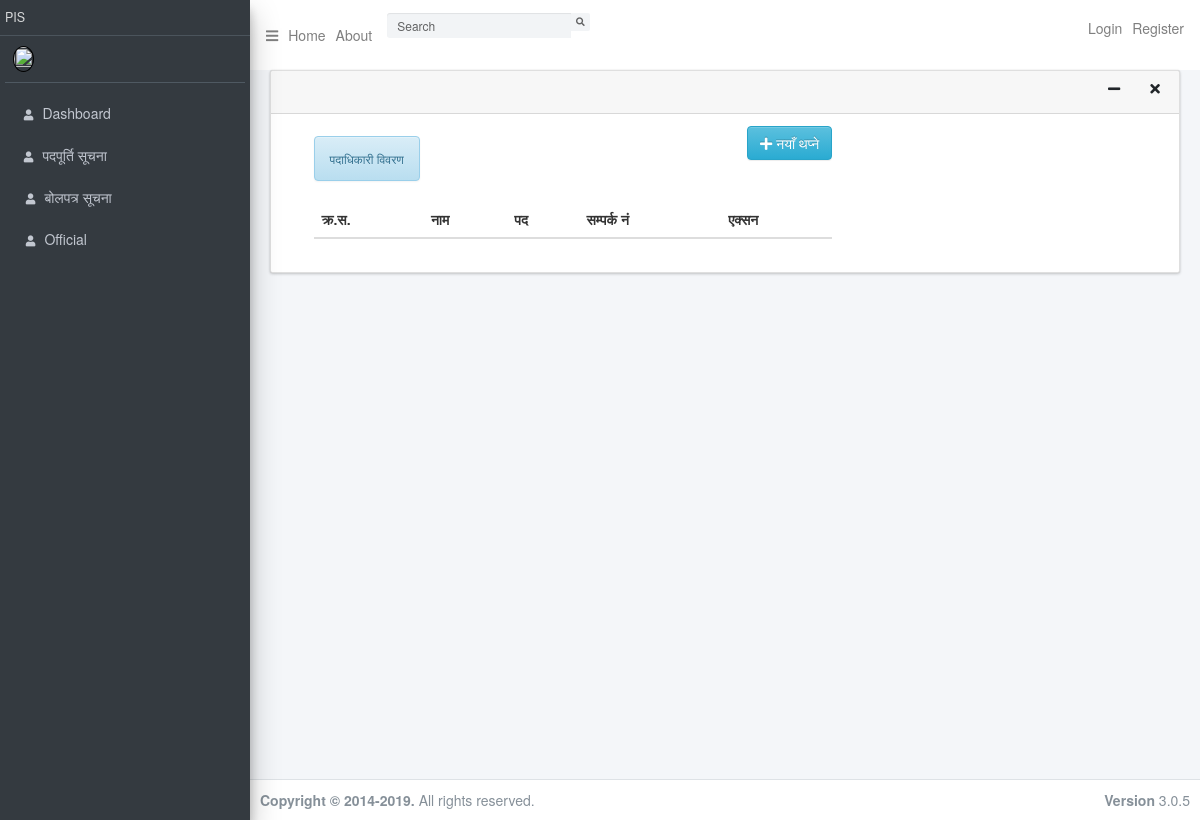
Page /official/list/ on the earlier database version.
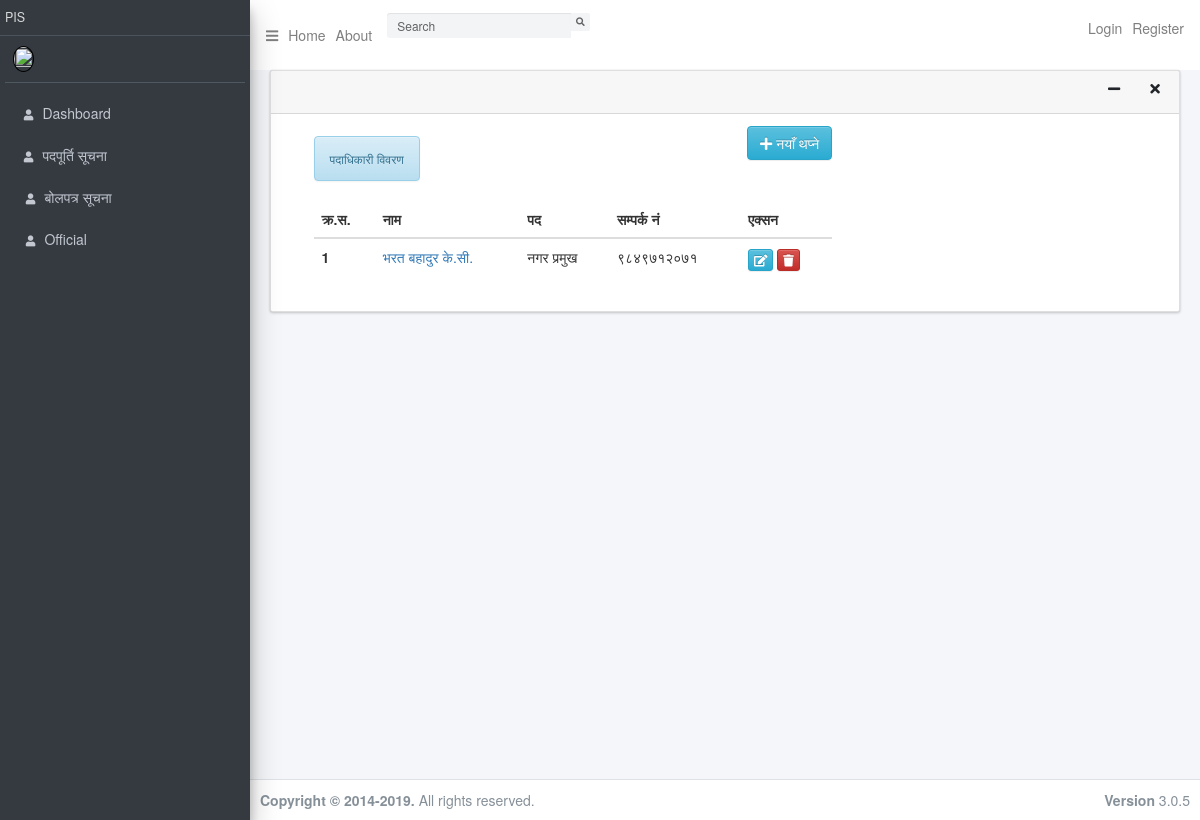
Same page on the later database version.
### screendisplay/models.py (models this page shows, shortened)
class Official(models.Model):
    official_name = models.CharField(max_length=150, verbose_name="नाम थर")
    official_designation = models.CharField(max_length=50, verbose_name="पद")
    official_phoneno = models.CharField(max_length=10, verbose_name="फोन नं")
    official_roomno = models.CharField(max_length=3, verbose_name="कोठा नं.")
    official_published_status = models.BooleanField(default=1, verbose_name="स्थिति")
    official_image = models.ImageField(upload_to='official_uploaded_image', verbose_name="फोटो")
    date_posted = models.DateTimeField(default=timezone.now)
    created_by = models.ForeignKey(User, on_delete=models.CASCADE)

### screendisplay/views.py (the view)
# urls.py: path('official/list/', OfficialListView.as_view(), name='official-list'),
class OfficialListView(ListView):
	model = Official
	template_name = 'screendisplay/official_list.html'
	context_object_name = 'official_list'

### screendisplay/templates/screendisplay/official_list.html
{% extends "screendisplay/basebackend.html" %}
{% load crispy_forms_tags %}
{% block content %}
<div class="col-md-8">
    <div class="d-flex justify-content-between">
        <div><h6 class="text-center alert alert-info">पदाधिकारी विवरण</h6></div>
        <div>
            <a href="{% url 'official-create' %}" class="btn btn-info btn-bg">
                <i class="fas fa-plus"></i> नयाँ थप्ने
            </a>
        </div>
    </div>
    <table class="table table-hover">
        <thead>
        <tr>
            <th scope="col">क्र.स.</th>
            <th scope="col">नाम</th>
            <th scope="col">पद</th>
            <th scope="col">सम्पर्क नं</th>
            <th scope="col">एक्सन</th>
        </tr>
        </thead>
        <tbody>
        {% for official in official_list %}
        <tr>
            <th scope="row">{{ forloop.counter }}</th>
            <td><a href="{% url 'official-detail' official.id %}">{{ official.official_name }}</a></td>
            <td>{{ official.official_designation }}</td>
            <td>{{ official.official_phoneno }}</td>
            <td>
                <a href="{% url 'official-update' official.id %}" class="btn btn-info btn-xs">
                    <i class="fas fa-edit"></i>
                </a>
                <a href="{% url 'official-delete' official.id %}" class="btn btn-danger btn-xs">
                    <i class="fas fa-trash"></i>
                </a>
            </td>
        </tr>
        {% endfor %}
        </tbody>
    </table>
{% endblock content %}

Differences in the rows shown:
added Official: official_name "भरत बहादुर के.सी.", official_designation "नगर प्रमुख", official_phoneno "९८४९७१२०७१"
